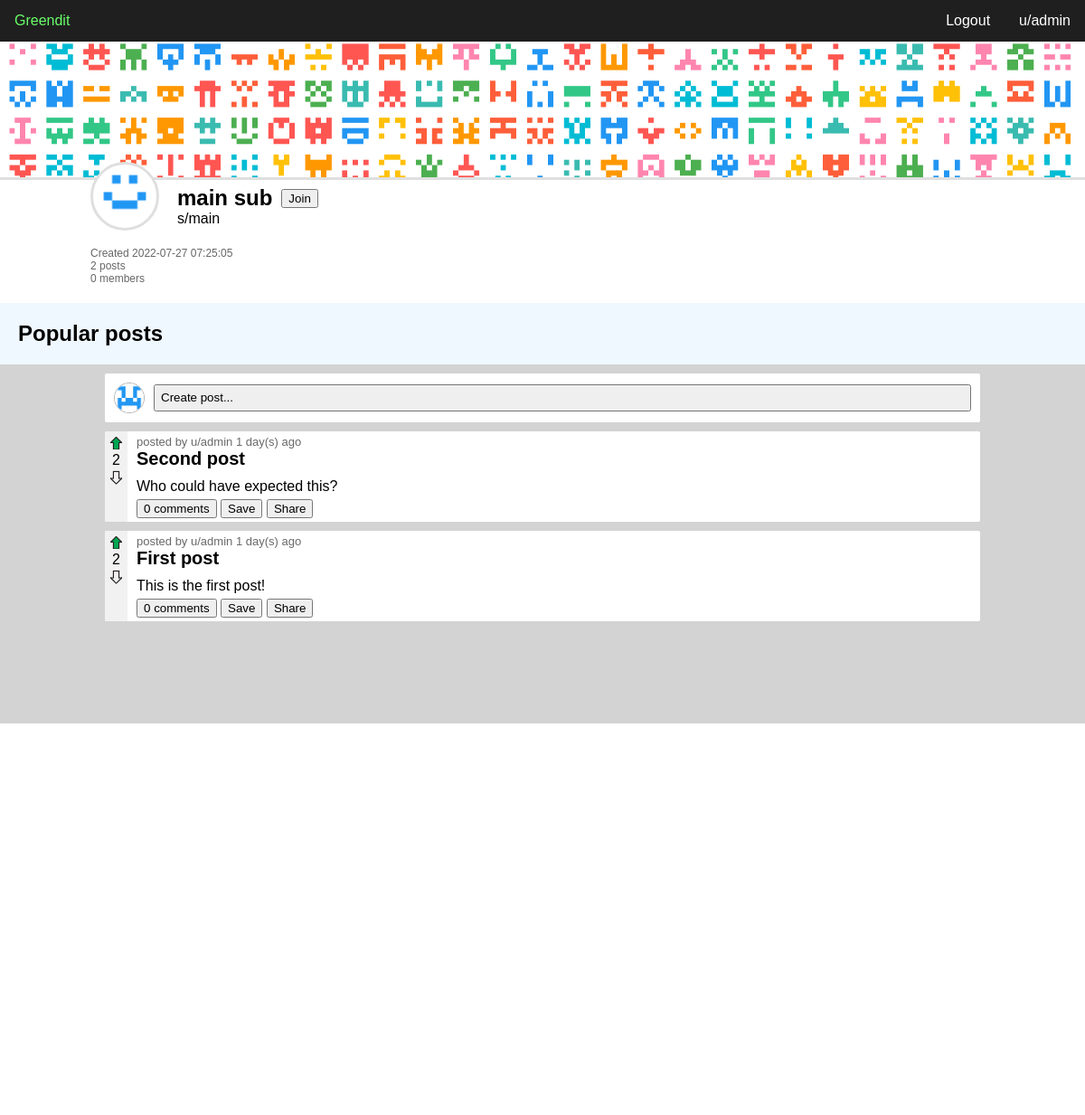
The page /subs.php?name=main (signed in) on the database its author committed.
### tables this page shows
create table if not exists communities (
    community_id int not null auto_increment,
    name varchar(45) not null,
    shortname varchar(24) not null,
    user_id int not null,
    created_at datetime not null default current_timestamp,
    primary key (community_id),
    index fk_user_idx (user_id asc) visible,
    constraint fk_user_id foreign key (user_id) references users (user_id)
);

create table if not exists posts (
    post_id int not null auto_increment,
    title varchar(45) not null,
    content text,
    hash varchar(6) not null,
    user_id int not null,
    community_id int not null,
    status enum('public','draft','removed') not null,
    created_at datetime not null default current_timestamp,
    primary key (post_id),
    index fk_posts_users (user_id asc) visible,
    index fk_community1_idx (community_id asc) visible,
    constraint fk_posts_users foreign key (user_id) references users (user_id),
    constraint fk_community1 foreign key (community_id) references communities (community_id) on delete cascade
);

create table if not exists users (
    user_id int not null auto_increment,
    email varchar(45) null default null,
    username varchar(45) not null,
    password varchar(256) not null,
    created_at datetime not null default current_timestamp,
    primary key (user_id)
);

### require/db_connect.php (called while the page is built, shortened)
<?php
    $conn = new mysqli('127.0.0.1', 'root', '', 'greendit');
    function query($sql) {
        global $conn;
        $result = $conn->query($sql);
        return $result->fetch_all(MYSQLI_ASSOC);
    }
    function rows($sql) {
        global $conn;
        $result = $conn->query($sql);
        return $result->num_rows;
    }
    function row($sql) {
        global $conn;
        $result = $conn->query($sql);
        return $result->fetch_assoc();
    }
?>

### subs.php (the view, shortened to what this page needs)
<?php require('require/header.php'); ?>
<link rel="stylesheet" href="css/community.css">
<?php
    $name = $_GET['name'];
    require_once('require/db_connect.php');
    $community = row('select * from communities where shortname = "' . $name . '"');
    function plural($word,$num) {
        return $word.'s';
    }
    $posts = rows('select * from posts where community_id = ' . $community['community_id']);
    $users = rows('select * from joined_communities where community_id = ' . $community['community_id']);
    $joined = rows('select * from joined_communities where community_id = ' . $community['community_id'] . ' and user_id = ' . $_SESSION['user_id']);
    $join_active = $joined > 0 ? ' active' : '';
    echo '
    <div class="community-header">
        <img class="community-background" src="resources/community.png" alt="">
        <div class="community-banner">
            <img class="community-pfp" src="resources/com.png" alt="">
            <div class="community-banner-main">
                <div class="top">
                    <h2>' . $community['name'] . '</h2>
                    <button class="join-btn'.$join_active.'" name="join-btn" data-name="'.$community['shortname'].'"></button>
                </div>
                <a href="subs/' . $community['shortname'] . '">s/' . $community['shortname'] . '</a>
            </div>
        </div>
        <div class="community-main">
            <div class="community-stats">
                <p>Created ' . $community['created_at'] . '</p>
                <p>' . $posts . ' '.plural('post',$posts).'</p>
                <p><span id="members">' . $users . '</span> '.plural('member',$users).'</p>
            </div>
        </div>
    </div>
    ';
?>
<main>
    <h2>Popular posts</h2>
    <div id="feed">
        <?php
            require 'require/feed.php';
            if (!isset($_GET['post'])) {
                if (isset($_SESSION['user_id'])) {
                    echo '
                    <div class="create-post">
                        <a href="user/'.$_SESSION['username'].'"><img class="user-pfp" src="resources/pfps/'.$_SESSION['username'].'.png"></a>
                        <button onclick="window.location=\'/greendit/post.php?id='.$community['community_id'].'\'">Create post...</button>
                    </div>
                    ';
                }
                $sql = 'select * from posts where community_id='.$community['community_id'].' order by post_id desc';
                $posts = query($sql);
                foreach ($posts as $post) {
                    postHTML($post,false);
                }
            }
        ?>
    </div>
</main>
<?php require('require/footer.php'); ?>

### require/header.php (shortened to what this page needs)
<!DOCTYPE html>
<html>
<head>
    <link rel="stylesheet" href="css/nav.css">
    <link rel="stylesheet" href="css/feed.css">
    <link rel="stylesheet" href="css/main.css">
    <link rel="stylesheet" href="css/form.css">
    <link rel="stylesheet" href="css/user.css">
    <link rel="stylesheet" href="css/footer.css">
</head>
<body>
    <header>
        <?php require 'nav.php'; ?>
    </header>

### require/nav.php (shortened to what this page needs)
<nav>
    <a href="index.php" class="green">Greendit</a>
    <?php
        if (isset($_SESSION['username'],$_SESSION['user_id'])) {
            $username = $_SESSION['username'];
            echo '<a href="users/'.$username.'">u/'. $username . '</a>';
            echo '<a href="logout.php">Logout</a>';
        } else {
            echo '<a href="login.php">Login</a>';
            echo '<a href="register.php">SignUp</a>';
        }
    ?>
</nav>

### require/feed.php (shortened to what this page needs)
<?php
    function postHTML($post, $show_community = true, $show_user = true) {
        $user = row('select * from users where user_id=' . $post['user_id']);
        $comments = rows('select * from comments where post_id=' . $post['post_id']);
        $likes = rows('select * from post_likes where post_id=' . $post['post_id']);
        $dislikes = rows('select * from post_dislikes where post_id=' . $post['post_id']);
        $totalLikes = $likes - $dislikes;
        $date = $post['created_at'];
        $datediff = time() - strtotime($date);
        $date = round($datediff / (60 * 60 * 24));
        $liked = 0;
        $disliked = 0;
        if (isset($_SESSION['user_id'])) {
            $liked = rows('select * from post_likes where post_id=' . $post['post_id'] . ' and user_id=' . $_SESSION['user_id']);
            $disliked = rows('select * from post_dislikes where post_id=' . $post['post_id'] . ' and user_id=' . $_SESSION['user_id']);
        }
        $saved = rows('select * from saved_posts where post_id='.$post['post_id'].' and user_id='.$_SESSION['user_id']);
        $save_active = $saved > 0 ? ' active' : '';
        $title = $post['title'];
        $disabled = '';
        if ($post['status'] == 'removed') {
            $title = '[Removed]';
            $content = '[Removed]';
            $disabled = 'disabled';
        } else {
            $post_media = query('select * from post_media where post_id = ' . $post['post_id']);
            if (count($post_media) > 0) {
                $file_name = $post_media[0]['file_name'];
                $extension = explode('.',$file_name)[1];
                $image_extensions = array('png','jpg','jpeg','tiff','bmp');
                $video_extensions = array('mp4','wav','mov');
                if (in_array($extension, $image_extensions)) {
                    $content = '<div class="image-collage">';
                    foreach ($post_media as $media) {
                        $content .= '<img src="resources/uploads/' . $media['file_name'] . '">';
                    }
                    $content .= '</div>';
                } else if (in_array($extension, $video_extensions)) {
                    $content = '
                    <div class="video-container">
                        <video controls>
                            <source src="resources/uploads/' . $post_media[0]['file_name'] . '">
                            Your browser does not support the video tag.
                        </video>
                    </div>
                    ';
                }
            } else {
                $content = '<p>'.$post['content'].'</p>';
            }
        }
        $post_head = '<div class="head">';
        if ($show_user) {
            $post_head .= 'posted by
            <a href="users/'.$user['username'].'">
            u/'. $user['username'] . '
            </a>';
        }
        $post_head .= $date . ' day(s) ago </div>';
        echo '
        <div class="post" data-hash="'.$post['hash'].'">
            <div class="left">
                <div class="arrow-wrapper">
                    <button name="upvote-btn" class="upvote'.($liked?' active':'').'" '.$disabled.'>
                        '.file_get_contents('resources/upvote.svg').'
                    </button>
                    <span class="like-count">'.$totalLikes.'</span>
                    <button name="downvote-btn" class="downvote'.($disliked?' active':'').'" '.$disabled.'>
                        '.file_get_contents('resources/upvote.svg').'
                    </button>
                </div>
            </div>
            <div class="right">
                '.$post_head.'
                <h2>' . $title . '</h2>
                '.$content.'
                <div class="footer">
                    <button name="comment-btn" class="comment-btn">' . $comments . ' comments</button>
                    <button name="save-btn" class="save-btn'.$save_active.'"></button>
                    <button name="share-btn" class="share-btn">Share</button>
                </div>
            </div>
        </div>
        ';
    }
?>

### require/footer.php
<footer>
    <p>Daniel Bengl &copy; 2022</p>
</footer>
</body>
</html>

### css/nav.css (style rules this page uses)
:root { font-family: 'Lucida Sans', 'Lucida Sans Regular', 'Lucida Grande', 'Lucida Sans Unicode', Geneva, Verdana, sans-serif; }
body, html { margin: 0; font-family: Arial, Helvetica, sans-serif; overflow-x: hidden; }
header nav { overflow: hidden; background-color: rgb(31, 31, 31); }
header nav a { float: right; color: #ffffff; text-align: center; padding: 14px 16px; text-decoration: none; font-size: 1em; }
header nav a:first-child { float: left; }

### css/feed.css (style rules this page uses)
main { padding: 0 20px 0 20px; min-height: 100%; display: flex; flex-direction: column; }
#feed { padding: 0 0 0 0; background-color: lightgray; margin: 0 -20px 0 -20px; padding: 10px 10% 10px 10%; flex-grow: 1; }
.post { background-color: white; border-radius: 2px; margin-bottom: 10px; display: flex; }
.post h2 { margin-bottom: 5px; margin-top: 0; font-size: 20px; }
.post .right p { margin-top: 10px; margin-bottom: 5px; }
.arrow-wrapper { display: flex; flex-direction: column; }
.arrow-wrapper button { border: 0; background: none; font-weight: bold; padding: 0; width: 13px; position: relative; cursor: pointer; }
.arrow-wrapper .downvote { transform: rotate(180deg); }
.like-count { text-align: center; margin: 3px 0 3px 0; }
.arrow-wrapper button::after { content: ""; width: 100%; height: 100%; position: absolute; top:0; left:0; }
.arrow-wrapper svg { float: left; }
.post .left { float: left; background-color: #f1f1f1; border-top-left-radius: 2px; border-bottom-left-radius: 2px; padding: 6px; width: 13px; }
.right { padding: 4px; padding-right: 10px; padding-left: 10px; width: 100%; }
.post .head { color: #696969; font-size: 13px; }
.post .head a { color: #696969; text-decoration: none; }
.post .footer { margin-top: 5px; }
.save-btn::after { content: 'Save'; }
.create-post { background-color: white; border-radius: 2px; margin-bottom: 10px; padding: 10px; display: flex; flex-direction: row; align-items: center; }
.create-post button { flex-grow: 1; text-align: left; height: 30px; }
.create-post .user-pfp { float: left; width: 32px; height: 32px; border-radius: 50%; border: 1px solid #b5b5b5; margin-right: 10px; }

### css/main.css (style rules this page uses)
.green { color: #69ff69; }

### css/form.css (style rules this page uses)
body, html { height: 100%; }

### css/footer.css (style rules this page uses)
footer { width: 100%; background-color: rgb(31, 31, 31); color: white; padding: 10px; text-align: center; }

### css/community.css (style rules this page uses)
.community-background { width: 100%; height: 150px; object-fit: cover; overflow: hidden; border-bottom: 3px solid #dfdfdf; }
.community-pfp { border: 3px solid #dfdfdf; margin: -10px; margin-bottom: 10px; }
.community-pfp { float: left; margin-right: 30px; border-radius: 50%; width: 70px; margin-top: -10px; position: relative; top: -7px; left: 10px; height: 70px; background-color: white; }
.community-banner { padding-left: 100px; margin-top: -7px; }
.community-banner-main { padding-top: 9px; }
.community-banner .top { display: flex; align-items: center; }
.join-btn::after { content: "Join"; }
.community-banner h2 { margin: 0; display: inline; margin-right: 10px; }
.community-main { padding: 22px 0 20px 100px; }
.community-main p { margin-top: 0; margin-bottom: 0; color: #676767; font-size: 12px; }
.community-banner a { color: #000; text-decoration: none; }
main { background-color: aliceblue; }

### rows shown on the page
communities: name "main sub", shortname "main", created_at "2022-07-27 07:25:05"
posts: totalLikes "2", user.username "admin", created_at "1", title "Second post", content "Who could have expected this?", comments "0"
posts: totalLikes "2", user.username "admin", created_at "1", title "First post", content "This is the first post!", comments "0"

### other values the page prints
$username "admin"
$posts "2"
plural('post',$posts) "posts"
$users "0"
plural('member',$users) "members"
